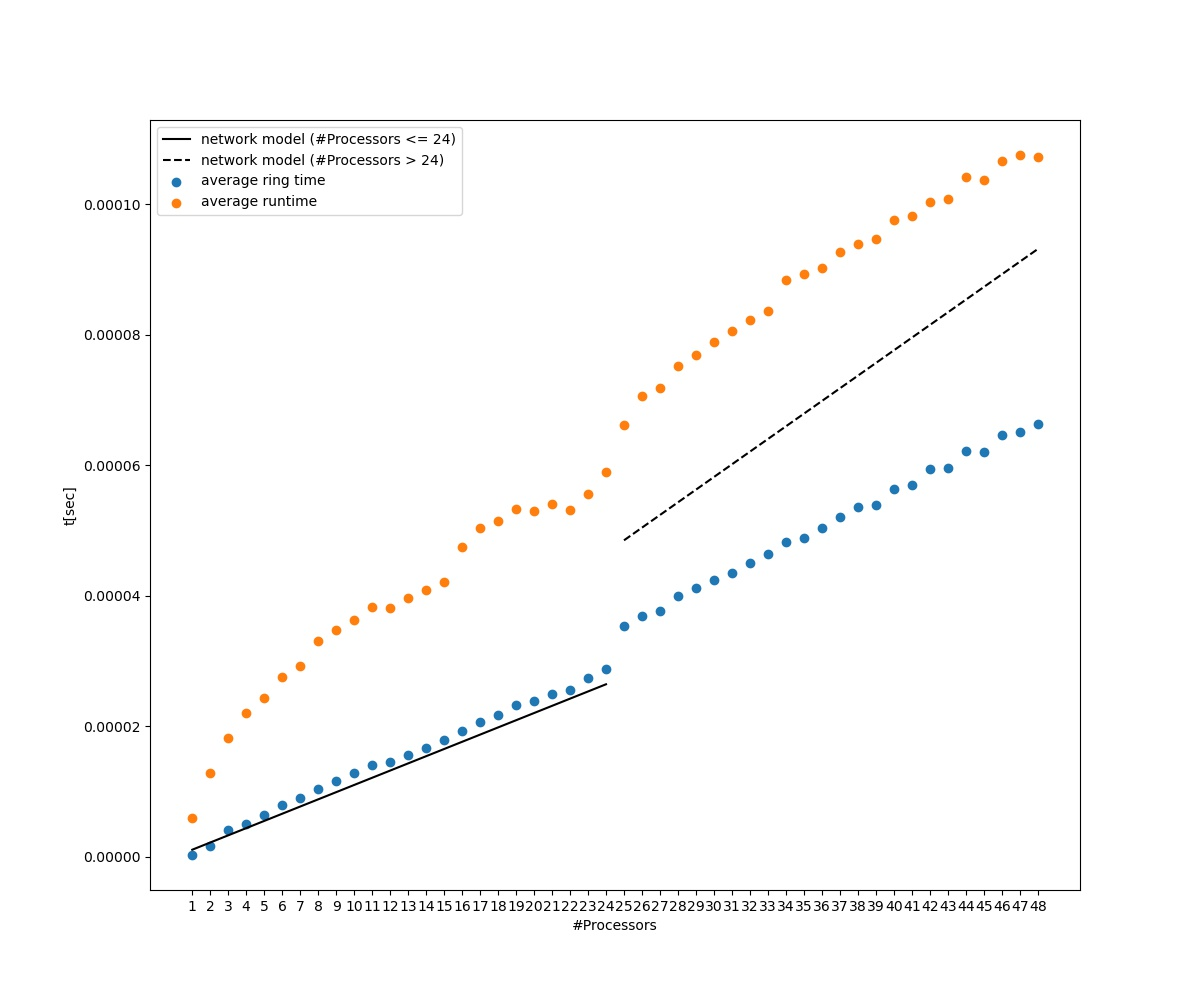

This figure's Python source:
import pandas as pd
import numpy as np
import matplotlib.pyplot as plt


def T_comm(message_size, c, bandwidth, num_procs):
    return (c*2 + (message_size / (bandwidth * 1000000)*2)) * num_procs


if __name__ == '__main__':
    df = pd.read_csv("ring_times.csv")

    statistics = df.groupby(['#Processors'], as_index="False")[
        'Time'].agg([('average', 'mean'), ('standard_deviation', 'std')])

    plt.rcParams["figure.figsize"] = (12, 10)
    plt.scatter(statistics.index, statistics['average'],
                label="average ring time")
    plt.xticks(statistics.index)
    plt.xlabel("#Processors")
    plt.ylabel("t[sec]")
    plt.legend(loc="upper left")
    plt.savefig("plot_ring_times.jpg")

    df = pd.read_csv("runtimes.csv")

    statistics = df.groupby(['#Processors'], as_index="False")[
        'Time'].agg([('average', 'mean'), ('standard_deviation', 'std')])

    plt.scatter(statistics.index, statistics['average'],
                label="average runtime")
    plt.xticks(statistics.index)
    plt.xlabel("#Processors")
    plt.ylabel("t[sec]")

    x = np.arange(1, 25)
    c = 0.55 / 1000000
    bandwidth = 3520
    message_size = 4
    y = [T_comm(message_size, c, bandwidth, num_proc) for num_proc in x]
    plt.plot(x, y, 'k-', label="network model (#Processors <= 24)")

    x = np.arange(25, 49)
    c = 0.97 / 1000000
    bandwidth = 12060
    message_size = 4
    y = [T_comm(message_size, c, bandwidth, num_proc) for num_proc in x]
    plt.plot(x, y, 'k--', label="network model (#Processors > 24)")

    plt.legend(loc="upper left")
    plt.savefig("plot_times.jpg")
    plt.clf()

    speedup = [statistics['average'].iloc[0] /
               statistics['average'].iloc[i] for i in np.arange(0, 48)]

    efficiency = [speedup[num_proc] / (num_proc+1)
                  for num_proc in np.arange(0, 48)]

    plt.plot(np.arange(0, 48), efficiency, label="Speedup Efficiency")
    plt.xlabel("#Processors")
    plt.ylabel("Efficiency")
    plt.legend(loc="upper right")
    plt.savefig("efficiency.jpg")
